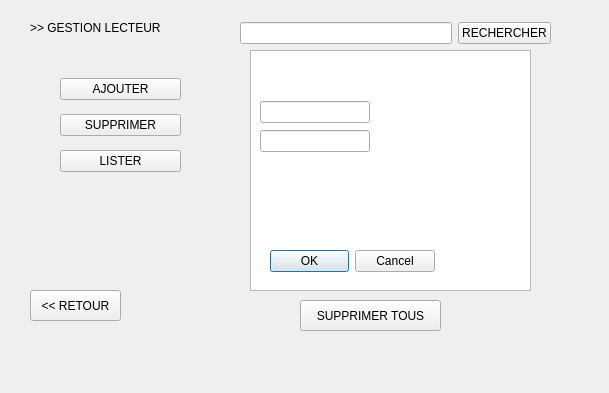
<?xml version="1.0" encoding="UTF-8"?>
<ui version="4.0">
 <class>G_Lecteurs_Window</class>
 <widget class="QDialog" name="G_Lecteurs_Window">
  <property name="geometry">
   <rect>
    <x>0</x>
    <y>0</y>
    <width>609</width>
    <height>393</height>
   </rect>
  </property>
  <property name="windowTitle">
   <string>Dialog</string>
  </property>
  <widget class="QLabel" name="label">
   <property name="geometry">
    <rect>
     <x>30</x>
     <y>20</y>
     <width>151</width>
     <height>16</height>
    </rect>
   </property>
   <property name="text">
    <string>&gt;&gt; GESTION LECTEUR</string>
   </property>
  </widget>
  <widget class="QPushButton" name="pushButton_4">
   <property name="geometry">
    <rect>
     <x>30</x>
     <y>290</y>
     <width>91</width>
     <height>31</height>
    </rect>
   </property>
   <property name="text">
    <string>&lt;&lt; RETOUR</string>
   </property>
  </widget>
  <widget class="QWidget" name="layoutWidget">
   <property name="geometry">
    <rect>
     <x>60</x>
     <y>70</y>
     <width>121</width>
     <height>111</height>
    </rect>
   </property>
   <layout class="QVBoxLayout" name="verticalLayout">
    <item>
     <widget class="QPushButton" name="pushButton">
      <property name="text">
       <string>AJOUTER</string>
      </property>
     </widget>
    </item>
    <item>
     <widget class="QPushButton" name="pushButton_2">
      <property name="text">
       <string>SUPPRIMER</string>
      </property>
     </widget>
    </item>
    <item>
     <widget class="QPushButton" name="pushButton_3">
      <property name="text">
       <string>LISTER</string>
      </property>
     </widget>
    </item>
   </layout>
  </widget>
  <widget class="QListWidget" name="listWidget">
   <property name="geometry">
    <rect>
     <x>250</x>
     <y>50</y>
     <width>281</width>
     <height>241</height>
    </rect>
   </property>
  </widget>
  <widget class="QDialogButtonBox" name="buttonBox">
   <property name="geometry">
    <rect>
     <x>270</x>
     <y>250</y>
     <width>165</width>
     <height>23</height>
    </rect>
   </property>
   <property name="standardButtons">
    <set>QDialogButtonBox::Cancel|QDialogButtonBox::Ok</set>
   </property>
  </widget>
  <widget class="QPushButton" name="pushButton_5">
   <property name="geometry">
    <rect>
     <x>300</x>
     <y>300</y>
     <width>141</width>
     <height>31</height>
    </rect>
   </property>
   <property name="text">
    <string>SUPPRIMER TOUS</string>
   </property>
  </widget>
  <widget class="QWidget" name="layoutWidget">
   <property name="geometry">
    <rect>
     <x>260</x>
     <y>100</y>
     <width>110</width>
     <height>55</height>
    </rect>
   </property>
   <layout class="QVBoxLayout" name="verticalLayout_2">
    <item>
     <widget class="QLineEdit" name="lineEdit_numero"/>
    </item>
    <item>
     <widget class="QLineEdit" name="lineEdit_nom"/>
    </item>
   </layout>
  </widget>
  <widget class="QWidget" name="">
   <property name="geometry">
    <rect>
     <x>240</x>
     <y>20</y>
     <width>311</width>
     <height>26</height>
    </rect>
   </property>
   <layout class="QHBoxLayout" name="horizontalLayout">
    <item>
     <widget class="QLineEdit" name="input_rech"/>
    </item>
    <item>
     <widget class="QPushButton" name="but_rech">
      <property name="text">
       <string>RECHERCHER</string>
      </property>
     </widget>
    </item>
   </layout>
  </widget>
 </widget>
 <resources/>
 <connections/>
</ui>
